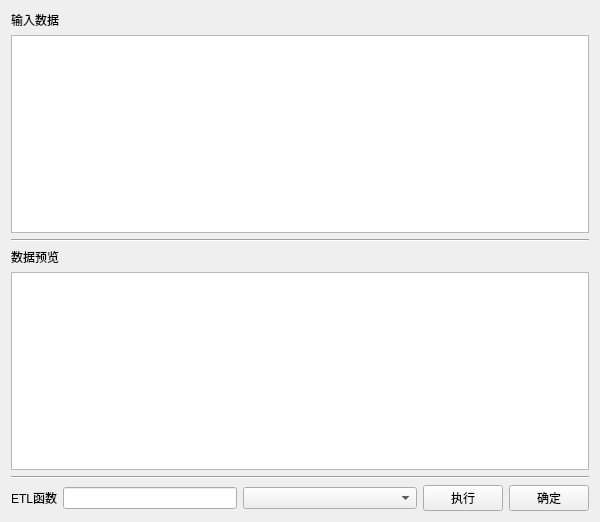
<?xml version="1.0" encoding="UTF-8"?>
<ui version="4.0">
 <class>TB_FILE_INPUT</class>
 <widget class="QWidget" name="TB_FILE_INPUT">
  <property name="geometry">
   <rect>
    <x>0</x>
    <y>0</y>
    <width>600</width>
    <height>522</height>
   </rect>
  </property>
  <property name="windowTitle">
   <string>文本导入</string>
  </property>
  <layout class="QVBoxLayout" name="verticalLayout_2">
   <item>
    <layout class="QVBoxLayout" name="verticalLayout">
     <item>
      <widget class="QLabel" name="label_2">
       <property name="text">
        <string>输入数据</string>
       </property>
      </widget>
     </item>
     <item>
      <widget class="QTextEdit" name="tx_input"/>
     </item>
     <item>
      <widget class="Line" name="line_2">
       <property name="orientation">
        <enum>Qt::Orientation::Horizontal</enum>
       </property>
      </widget>
     </item>
     <item>
      <widget class="QLabel" name="label_3">
       <property name="text">
        <string>数据预览</string>
       </property>
      </widget>
     </item>
     <item>
      <widget class="QTableView" name="tb_yulan"/>
     </item>
     <item>
      <widget class="Line" name="line">
       <property name="orientation">
        <enum>Qt::Orientation::Horizontal</enum>
       </property>
      </widget>
     </item>
     <item>
      <layout class="QHBoxLayout" name="horizontalLayout" stretch="1,5,5,1,0">
       <item>
        <widget class="QLabel" name="label">
         <property name="text">
          <string>ETL函数</string>
         </property>
        </widget>
       </item>
       <item>
        <widget class="QLineEdit" name="li_search_func"/>
       </item>
       <item>
        <widget class="QComboBox" name="com_func"/>
       </item>
       <item>
        <widget class="QPushButton" name="tb_run">
         <property name="text">
          <string>执行</string>
         </property>
        </widget>
       </item>
       <item>
        <widget class="QPushButton" name="rb_save">
         <property name="text">
          <string>确定</string>
         </property>
        </widget>
       </item>
      </layout>
     </item>
    </layout>
   </item>
  </layout>
 </widget>
 <resources/>
 <connections/>
</ui>
